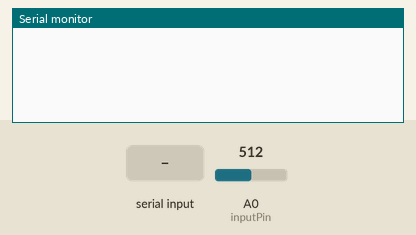
Recording of a sketch running on a simulated Arduino Uno, built with avr-gcc and run on an emulated ATmega328P. Shown: the last lines printed to the serial monitor. Inputs (shaded band) come from the test bench; at power-on: A0 (inputPin) = 512.

Above: at 1.2 s.
1.3 s: "1" received over Serial
At 2.0 s:
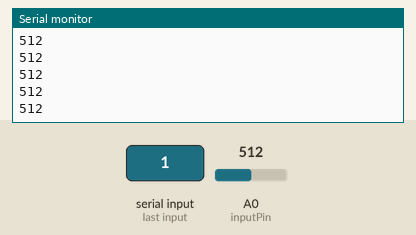
3.2 s: A0 (inputPin) set to 716
At 4.0 s:
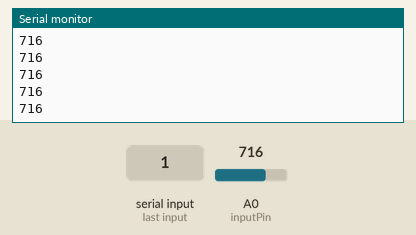
4.7 s: A0 (inputPin) set to 900
At 5.6 s:
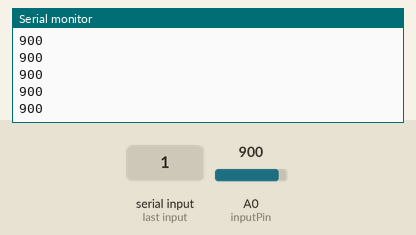
Timing chart, 0 to 6.3 s (numbered marks = the images above; inputs shaded):
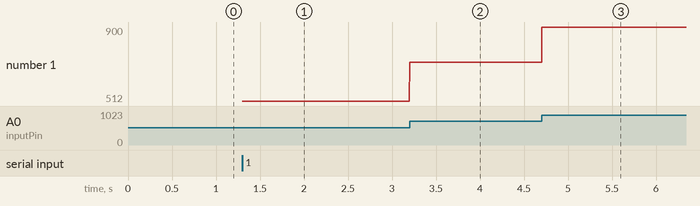

Measured:
- after the input at 1.3 s, the serial monitor: prints a new line at once (image 1)
- after the input at 3.2 s, the serial monitor: prints a new line at once (image 2)
- after the input at 4.7 s, the serial monitor: prints a new line at once (image 3)
- plotted number 1: 512 → 716 after the input at 3.2 s, 716 → 900 after the input at 4.7 s

The sketch:

oscilloscope_code.ino
```cpp
const int inputPin = A0;

bool streaming = false;

unsigned long lastSample = 0;

void setup() {
  Serial.begin(115200);
}

void loop() {

  // Receive commands from website
  while (Serial.available() > 0) {
    char command = Serial.read();

    if (command == '1') {
      streaming = true;
    }
    else if (command == '0') {
      streaming = false;
    }
  }

  // Send samples only when requested
  if (streaming) {
    // int value = analogRead(inputPin);
    // Serial.println(value);

    if (micros() - lastSample >= 2000) {

            lastSample = micros();

            int value = analogRead(inputPin);

            Serial.println(value);
    }
  }
}
```
